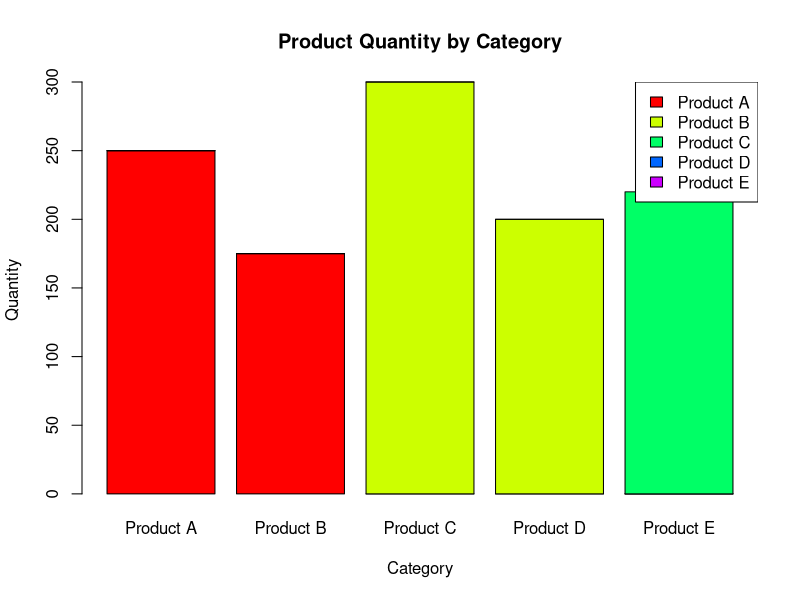

R code for this plot:
# Product categories
category <- c("Category 1", "Category 1", 
              "Category 2", "Category 2", 
              "Category 3")

product <- c("Product A", "Product B",
             "Product C", "Product D",
             "Product E")

quantity <- c(250, 175, 300, 200, 220)

# Create table
inventory <- data.frame(category, product, quantity)

stacked_data <- xtabs(quantity ~ category + product, data = inventory)

# Stacked bar chart
barplot(stacked_data,
        beside = FALSE,
        col = rainbow(5),
        main = "Product Quantity by Category",
        xlab = "Category",
        ylab = "Quantity")

legend("topright",
       legend = product,
       fill = rainbow(5))
